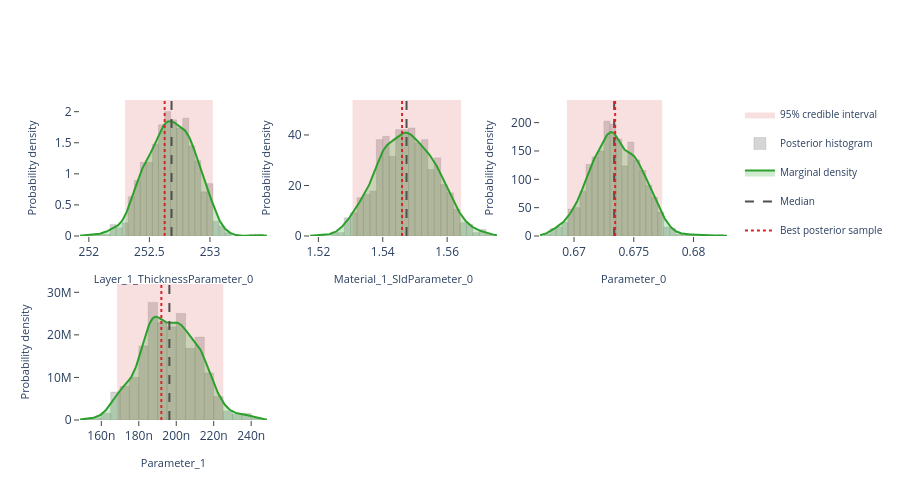

Write notebook code for a chart like this one.
### Markdown cell above
## Interactive posterior plots

The next three cells render the same Plotly figures that are shown on the
Bayesian Posterior tab of the EasyReflectometryApp:

* **Marginals** — per-parameter distribution: histogram + smooth KDE marginal,
  shaded 95% credible interval, and median / best-sample lines
  (`plot_distribution` or `posterior.distribution()`)
* **Corner plot** — pairwise marginals + 2-D contours + scatter (`plot_corner`)
* **Traces** — per-chain trace + marginal histogram (`plot_trace`)

The standalone helpers are called with ``return_figure=True`` so they return a
Plotly ``Figure`` that we render in the notebook with ``fig.show()``; the
``PosteriorResults`` methods return the figure directly.

### Code cell
# ---- Marginal posterior distributions ---------------------------------------
# One panel per free parameter, each overlaying the posterior histogram, a
# smooth Gaussian-KDE marginal, the shaded 95% credible interval, and the
# median / best-sample reference lines.  Mirrors the "Marginals" sub-tab in
# the EasyReflectometryApp.

# The PosteriorResults method passes ``logp`` through automatically so the
# best posterior sample (MAP) line is drawn:
fig = posterior.distribution()
fig.show()

# Standalone equivalent (pass ``logp`` to get the best-sample line):
# fig = plot_distribution(
#     posterior.draws,
#     posterior.param_names,
#     logp=posterior.logp,
#     return_figure=True,
# )
# fig.show()

### Figure 1 — Plotly figure (JSON) as saved in the notebook; plotly's stock layout.template omitted (floating-point values rounded to 4 significant figures; data arrays with more than 128 entries replaced by an {"elided": "..."} marker saying what was removed)
{"data": [{"fill": "toself", "fillcolor": "rgba(214, 39, 40, 0.14)", "hoverinfo": "skip", "legendgroup": "95% credible interval", "line": {"color": "rgba(214, 39, 40, 0.14)", "width": 0}, "mode": "lines", "name": "95% credible interval", "showlegend": true, "type": "scatter", "x": [252.3, 253.0, 253.0, 252.3, 252.3], "xaxis": "x", "y": [0.0, 0.0, 2.188, 2.188, 0.0], "yaxis": "y"}, {"histnorm": "probability density", "hovertemplate": "sample=%{x:.4f}<br>density: %{y:.2f}<extra></extra>", "legendgroup": "histogram", "marker": {"color": "rgba(120, 120, 120, 0.38)", "line": {"color": "rgba(120, 120, 120, 0.24)", "width": 1}}, "name": "Posterior histogram", "nbinsx": 40, "opacity": 0.82, "showlegend": true, "type": "histogram", "x": {"elided": "760 float values"}, "xaxis": "x", "yaxis": "y"}, {"fill": "tozeroy", "fillcolor": "rgba(44, 160, 44, 0.22)", "hovertemplate": "Layer_1_ThicknessParameter_0: %{x:.4f}<br>density: %{y:.4f}<extra></extra>", "legendgroup": "marginal", "line": {"color": "rgb(44, 160, 44)", "width": 2}, "mode": "lines", "name": "Marginal density", "showlegend": true, "type": "scatter", "x": {"elided": "256 float values"}, "xaxis": "x", "y": {"elided": "256 float values"}, "yaxis": "y"}, {"hovertemplate": "Median: %{x:.4f}<extra></extra>", "legendgroup": "Median", "line": {"color": "rgb(80, 80, 80)", "dash": "dash", "width": 2}, "mode": "lines", "name": "Median", "showlegend": true, "type": "scatter", "x": [252.7, 252.7], "xaxis": "x", "y": [0.0, 2.188], "yaxis": "y"}, {"hovertemplate": "Best posterior sample: %{x:.4f}<extra></extra>", "legendgroup": "Best posterior sample", "line": {"color": "rgb(214, 39, 40)", "dash": "dot", "width": 2}, "mode": "lines", "name": "Best posterior sample", "showlegend": true, "type": "scatter", "x": [252.6, 252.6], "xaxis": "x", "y": [0.0, 2.188], "yaxis": "y"}, {"fill": "toself", "fillcolor": "rgba(214, 39, 40, 0.14)", "hoverinfo": "skip", "legendgroup": "95% credible interval", "line": {"color": "rgba(214, 39, 40, 0.14)", "width": 0}, "mode": "lines", "name": "95% credible interval", "showlegend": false, "type": "scatter", "x": [1.531, 1.564, 1.564, 1.531, 1.531], "xaxis": "x2", "y": [0.0, 0.0, 53.85, 53.85, 0.0], "yaxis": "y2"}, {"histnorm": "probability density", "hovertemplate": "sample=%{x:.4f}<br>density: %{y:.2f}<extra></extra>", "legendgroup": "histogram", "marker": {"color": "rgba(120, 120, 120, 0.38)", "line": {"color": "rgba(120, 120, 120, 0.24)", "width": 1}}, "name": "Posterior histogram", "nbinsx": 40, "opacity": 0.82, "showlegend": false, "type": "histogram", "x": {"elided": "760 float values"}, "xaxis": "x2", "yaxis": "y2"}, {"fill": "tozeroy", "fillcolor": "rgba(44, 160, 44, 0.22)", "hovertemplate": "Material_1_SldParameter_0: %{x:.4f}<br>density: %{y:.4f}<extra></extra>", "legendgroup": "marginal", "line": {"color": "rgb(44, 160, 44)", "width": 2}, "mode": "lines", "name": "Marginal density", "showlegend": false, "type": "scatter", "x": {"elided": "256 float values"}, "xaxis": "x2", "y": {"elided": "256 float values"}, "yaxis": "y2"}, {"hovertemplate": "Median: %{x:.4f}<extra></extra>", "legendgroup": "Median", "line": {"color": "rgb(80, 80, 80)", "dash": "dash", "width": 2}, "mode": "lines", "name": "Median", "showlegend": false, "type": "scatter", "x": [1.547, 1.547], "xaxis": "x2", "y": [0.0, 53.85], "yaxis": "y2"}, {"hovertemplate": "Best posterior sample: %{x:.4f}<extra></extra>", "legendgroup": "Best posterior sample", "line": {"color": "rgb(214, 39, 40)", "dash": "dot", "width": 2}, "mode": "lines", "name": "Best posterior sample", "showlegend": false, "type": "scatter", "x": [1.546, 1.546], "xaxis": "x2", "y": [0.0, 53.85], "yaxis": "y2"}, {"fill": "toself", "fillcolor": "rgba(214, 39, 40, 0.14)", "hoverinfo": "skip", "legendgroup": "95% credible interval", "line": {"color": "rgba(214, 39, 40, 0.14)", "width": 0}, "mode": "lines", "name": "95% credible interval", "showlegend": false, "type": "scatter", "x": [0.6694, 0.6774, 0.6774, 0.6694, 0.6694], "xaxis": "x3", "y": [0.0, 0.0, 239.9, 239.9, 0.0], "yaxis": "y3"}, {"histnorm": "probability density", "hovertemplate": "sample=%{x:.4f}<br>density: %{y:.2f}<extra></extra>", "legendgroup": "histogram", "marker": {"color": "rgba(120, 120, 120, 0.38)", "line": {"color": "rgba(120, 120, 120, 0.24)", "width": 1}}, "name": "Posterior histogram", "nbinsx": 40, "opacity": 0.82, "showlegend": false, "type": "histogram", "x": {"elided": "760 float values"}, "xaxis": "x3", "yaxis": "y3"}, {"fill": "tozeroy", "fillcolor": "rgba(44, 160, 44, 0.22)", "hovertemplate": "Parameter_0: %{x:.4f}<br>density: %{y:.4f}<extra></extra>", "legendgroup": "marginal", "line": {"color": "rgb(44, 160, 44)", "width": 2}, "mode": "lines", "name": "Marginal density", "showlegend": false, "type": "scatter", "x": {"elided": "256 float values"}, "xaxis": "x3", "y": {"elided": "256 float values"}, "yaxis": "y3"}, {"hovertemplate": "Median: %{x:.4f}<extra></extra>", "legendgroup": "Median", "line": {"color": "rgb(80, 80, 80)", "dash": "dash", "width": 2}, "mode": "lines", "name": "Median", "showlegend": false, "type": "scatter", "x": [0.6734, 0.6734], "xaxis": "x3", "y": [0.0, 239.9], "yaxis": "y3"}, {"hovertemplate": "Best posterior sample: %{x:.4f}<extra></extra>", "legendgroup": "Best posterior sample", "line": {"color": "rgb(214, 39, 40)", "dash": "dot", "width": 2}, "mode": "lines", "name": "Best posterior sample", "showlegend": false, "type": "scatter", "x": [0.6734, 0.6734], "xaxis": "x3", "y": [0.0, 239.9], "yaxis": "y3"}, {"fill": "toself", "fillcolor": "rgba(214, 39, 40, 0.14)", "hoverinfo": "skip", "legendgroup": "95% credible interval", "line": {"color": "rgba(214, 39, 40, 0.14)", "width": 0}, "mode": "lines", "name": "95% credible interval", "showlegend": false, "type": "scatter", "x": [1.684e-07, 2.251e-07, 2.251e-07, 1.684e-07, 1.684e-07], "xaxis": "x4", "y": [0.0, 0.0, 31950000.0, 31950000.0, 0.0], "yaxis": "y4"}, {"histnorm": "probability density", "hovertemplate": "sample=%{x:.4f}<br>density: %{y:.2f}<extra></extra>", "legendgroup": "histogram", "marker": {"color": "rgba(120, 120, 120, 0.38)", "line": {"color": "rgba(120, 120, 120, 0.24)", "width": 1}}, "name": "Posterior histogram", "nbinsx": 40, "opacity": 0.82, "showlegend": false, "type": "histogram", "x": {"elided": "760 float values"}, "xaxis": "x4", "yaxis": "y4"}, {"fill": "tozeroy", "fillcolor": "rgba(44, 160, 44, 0.22)", "hovertemplate": "Parameter_1: %{x:.4f}<br>density: %{y:.4f}<extra></extra>", "legendgroup": "marginal", "line": {"color": "rgb(44, 160, 44)", "width": 2}, "mode": "lines", "name": "Marginal density", "showlegend": false, "type": "scatter", "x": {"elided": "256 float values"}, "xaxis": "x4", "y": {"elided": "256 float values"}, "yaxis": "y4"}, {"hovertemplate": "Median: %{x:.4f}<extra></extra>", "legendgroup": "Median", "line": {"color": "rgb(80, 80, 80)", "dash": "dash", "width": 2}, "mode": "lines", "name": "Median", "showlegend": false, "type": "scatter", "x": [1.963e-07, 1.963e-07], "xaxis": "x4", "y": [0.0, 31950000.0], "yaxis": "y4"}, {"hovertemplate": "Best posterior sample: %{x:.4f}<extra></extra>", "legendgroup": "Best posterior sample", "line": {"color": "rgb(214, 39, 40)", "dash": "dot", "width": 2}, "mode": "lines", "name": "Best posterior sample", "showlegend": false, "type": "scatter", "x": [1.92e-07, 1.92e-07], "xaxis": "x4", "y": [0.0, 31950000.0], "yaxis": "y4"}], "layout": {"barmode": "overlay", "height": 500, "legend": {"font": {"size": 10}}, "plot_bgcolor": "white", "showlegend": true, "xaxis": {"anchor": "y", "domain": [0.0, 0.2889], "range": [251.9, 253.5], "showgrid": false, "ticks": "outside", "title": {"font": {"size": 11}, "text": "Layer_1_ThicknessParameter_0"}, "zeroline": false}, "xaxis2": {"anchor": "y2", "domain": [0.3556, 0.6444], "range": [1.517, 1.575], "showgrid": false, "ticks": "outside", "title": {"font": {"size": 11}, "text": "Material_1_SldParameter_0"}, "zeroline": false}, "xaxis3": {"anchor": "y3", "domain": [0.7111, 1.0], "range": [0.6672, 0.6828], "showgrid": false, "ticks": "outside", "title": {"font": {"size": 11}, "text": "Parameter_0"}, "zeroline": false}, "xaxis4": {"anchor": "y4", "domain": [0.0, 0.2889], "range": [1.486e-07, 2.484e-07], "showgrid": false, "ticks": "outside", "title": {"font": {"size": 11}, "text": "Parameter_1"}, "zeroline": false}, "xaxis5": {"anchor": "y5", "domain": [0.3556, 0.6444], "showgrid": false, "ticks": "outside", "zeroline": false}, "xaxis6": {"anchor": "y6", "domain": [0.7111, 1.0], "showgrid": false, "ticks": "outside", "zeroline": false}, "yaxis": {"anchor": "x", "domain": [0.575, 1.0], "range": [0.0, 2.188], "showgrid": false, "ticks": "outside", "title": {"font": {"size": 11}, "text": "Probability density"}, "zeroline": false}, "yaxis2": {"anchor": "x2", "domain": [0.575, 1.0], "range": [0.0, 53.85], "showgrid": false, "ticks": "outside", "title": {"font": {"size": 11}, "text": "Probability density"}, "zeroline": false}, "yaxis3": {"anchor": "x3", "domain": [0.575, 1.0], "range": [0.0, 239.9], "showgrid": false, "ticks": "outside", "title": {"font": {"size": 11}, "text": "Probability density"}, "zeroline": false}, "yaxis4": {"anchor": "x4", "domain": [0.0, 0.425], "range": [0.0, 31950000.0], "showgrid": false, "ticks": "outside", "title": {"font": {"size": 11}, "text": "Probability density"}, "zeroline": false}, "yaxis5": {"anchor": "x5", "domain": [0.0, 0.425], "showgrid": false, "ticks": "outside", "zeroline": false}, "yaxis6": {"anchor": "x6", "domain": [0.0, 0.425], "showgrid": false, "ticks": "outside", "zeroline": false}}}
